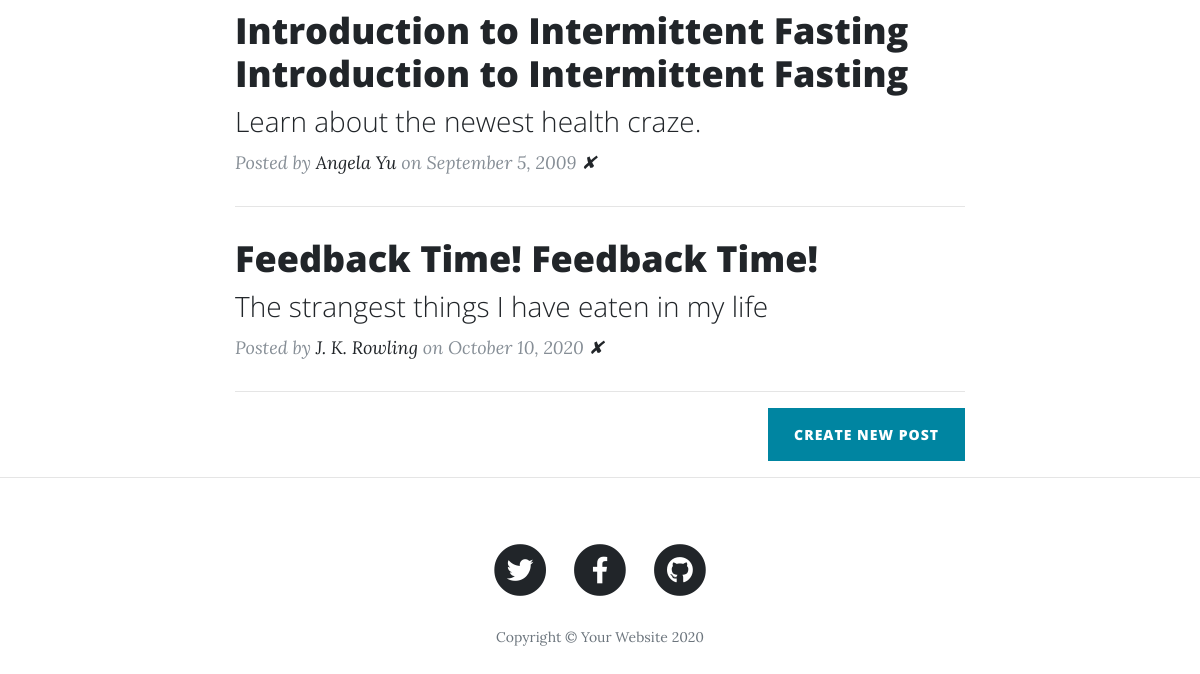
/ (lower part), run on an earlier commit of the app's database.
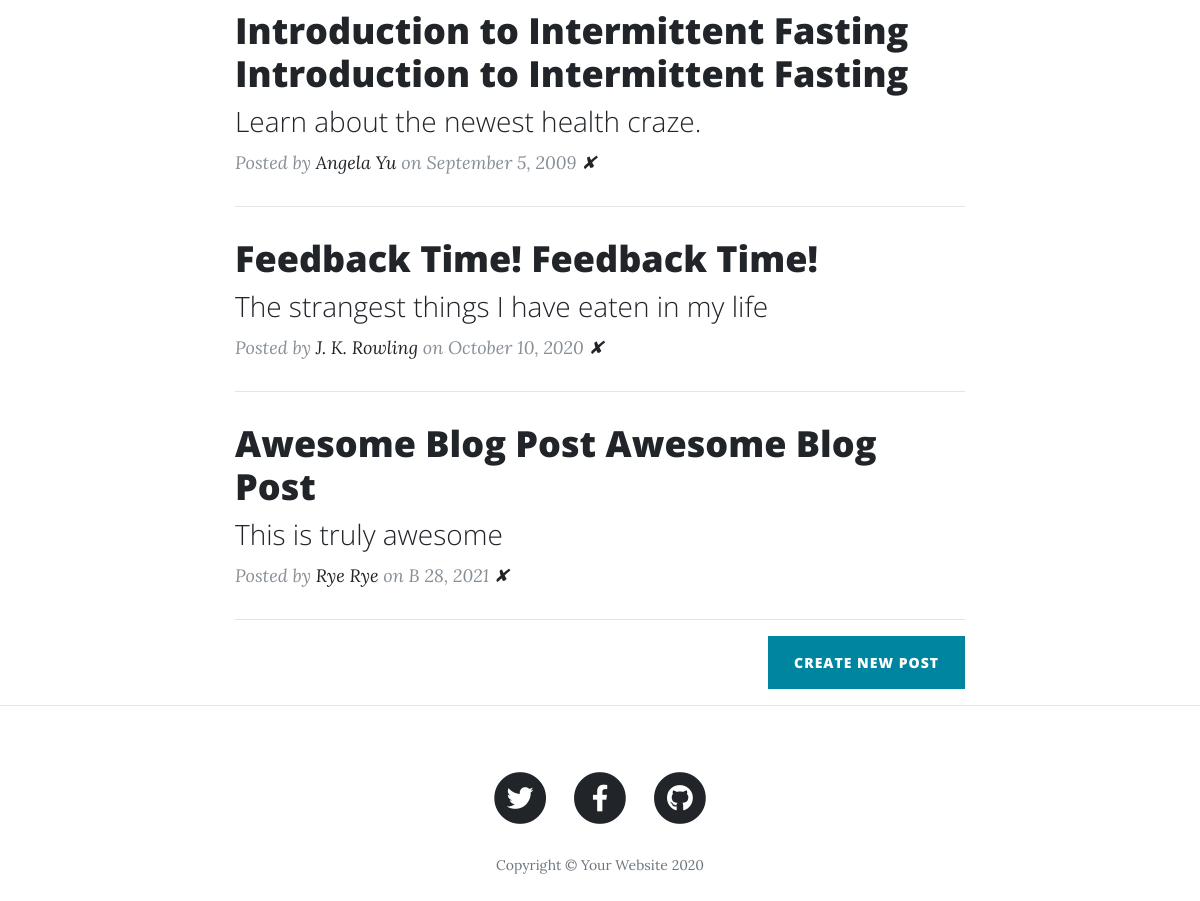
And on a later commit of the database.
### main.py (models this page shows)
class BlogPost(db.Model):
    id = db.Column(db.Integer, primary_key=True)
    title = db.Column(db.String(250), unique=True, nullable=False)
    subtitle = db.Column(db.String(250), nullable=False)
    date = db.Column(db.String(250), nullable=False)
    body = db.Column(db.Text, nullable=False)
    author = db.Column(db.String(250), nullable=False)
    img_url = db.Column(db.String(250), nullable=False)

### main.py (the view)
@app.route('/')
def get_all_posts():
    posts = db.session.query(BlogPost).all()
    return render_template("index.html", all_posts=posts)

### templates/index.html (shortened to what this page needs)
{% include "header.html" %}
  <div class="container">
    <div class="row">
      <div class="col-lg-8 col-md-10 mx-auto">
        {% for post in all_posts %}
        <div class="post-preview">
          <a href="{{ url_for('show_post', post_id=post.id) }}">
            <h2 class="post-title">
              {{post.title}}
              {{post.title}}
            </h2>
            <h3 class="post-subtitle">
              {{post.subtitle}}
            </h3>
          </a>
          <p class="post-meta">Posted by
            <a href="#">{{post.author}}</a>
            on {{post.date}} <a href="{{url_for('delete', post_id=post.id)}}">✘</a></p>
        </div>
        <hr>
        {% endfor %}
        <div class="clearfix">
          <a class="btn btn-primary float-right" href="{{ url_for('new_post')}}">Create New Post</a>
        </div>
      </div>
    </div>
  </div>
  <hr>
{% include "footer.html" %}

What changed in the data, as far as the page shows it:
added BlogPost: title "Awesome Blog Post", subtitle "This is truly awesome", author "Rye Rye", date "B 28, 2021"
